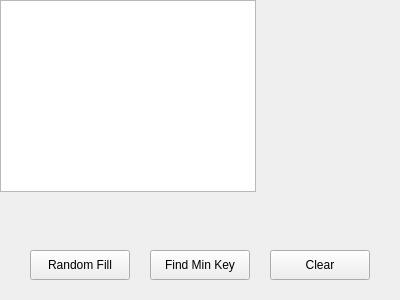
<ui version="4.0">
 <class>MainWindow</class>
 <widget class="QMainWindow" name="MainWindow">
  <property name="geometry">
   <rect>
    <x>0</x>
    <y>0</y>
    <width>400</width>
    <height>300</height>
   </rect>
  </property>
  <property name="windowTitle">
   <string>Hash Table Example</string>
  </property>
  <widget class="QWidget" name="centralwidget">
   <widget class="QPlainTextEdit" name="plainTextEdit"/>
   <widget class="QPushButton" name="pushButtonMinKey">
    <property name="geometry">
     <rect>
      <x>150</x>
      <y>250</y>
      <width>100</width>
      <height>30</height>
     </rect>
    </property>
    <property name="text">
     <string>Find Min Key</string>
    </property>
   </widget>
   <widget class="QPushButton" name="pushButtonRandomFill">
    <property name="geometry">
     <rect>
      <x>30</x>
      <y>250</y>
      <width>100</width>
      <height>30</height>
     </rect>
    </property>
    <property name="text">
     <string>Random Fill</string>
    </property>
   </widget>
   <widget class="QPushButton" name="pushButtonClear">
    <property name="geometry">
     <rect>
      <x>270</x>
      <y>250</y>
      <width>100</width>
      <height>30</height>
     </rect>
    </property>
    <property name="text">
     <string>Clear</string>
    </property>
   </widget>
  </widget>
 </widget>
 <connections/>
</ui>
